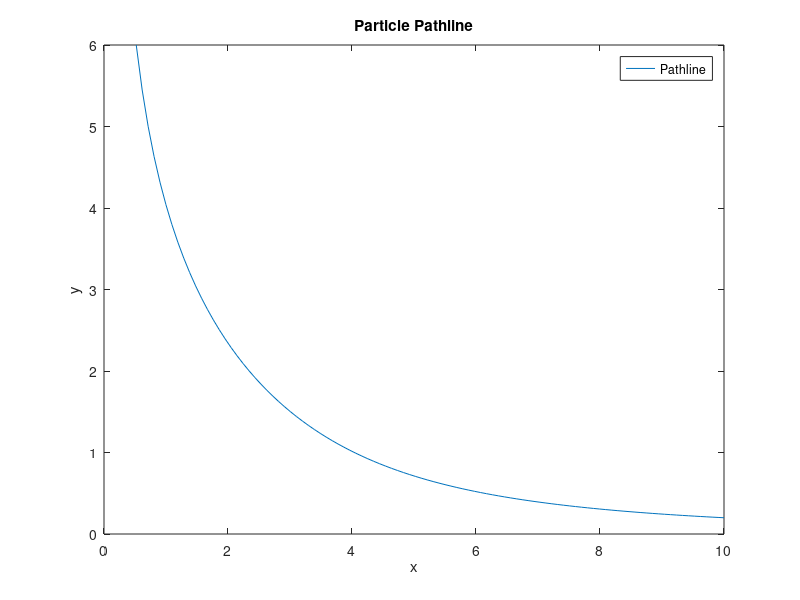
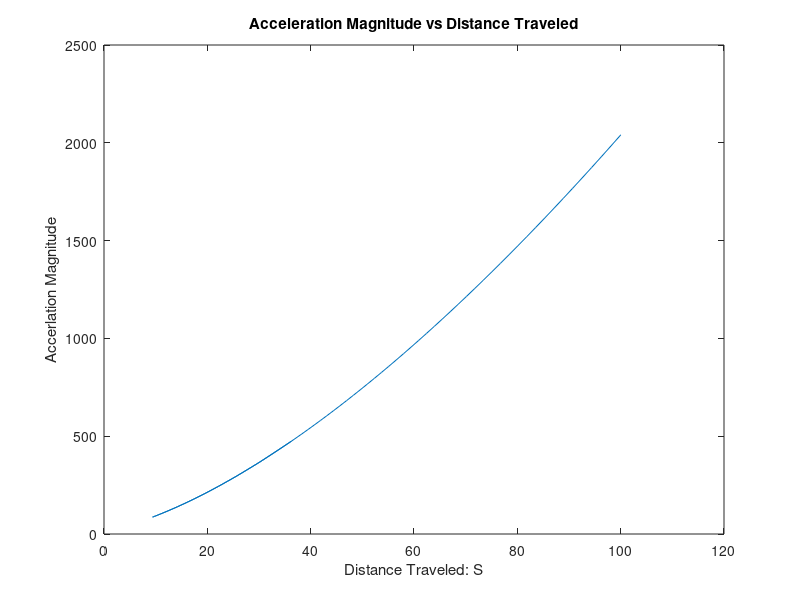
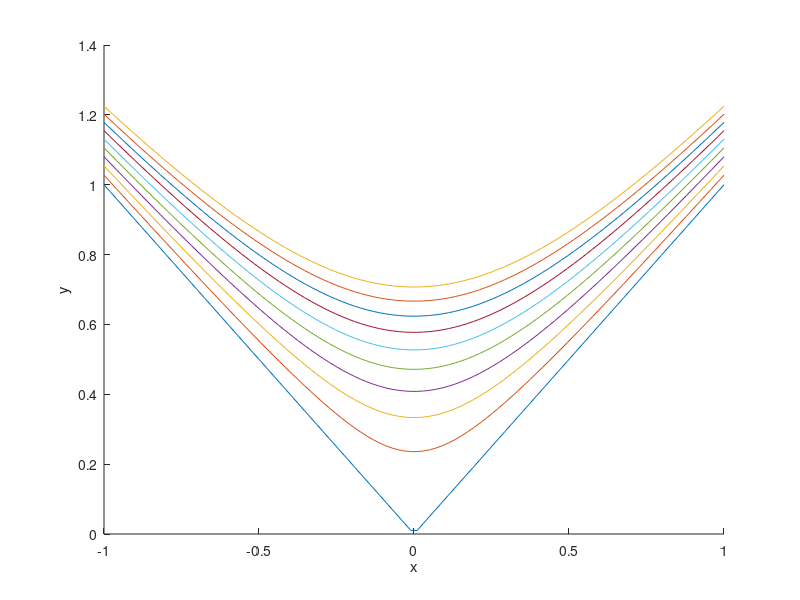
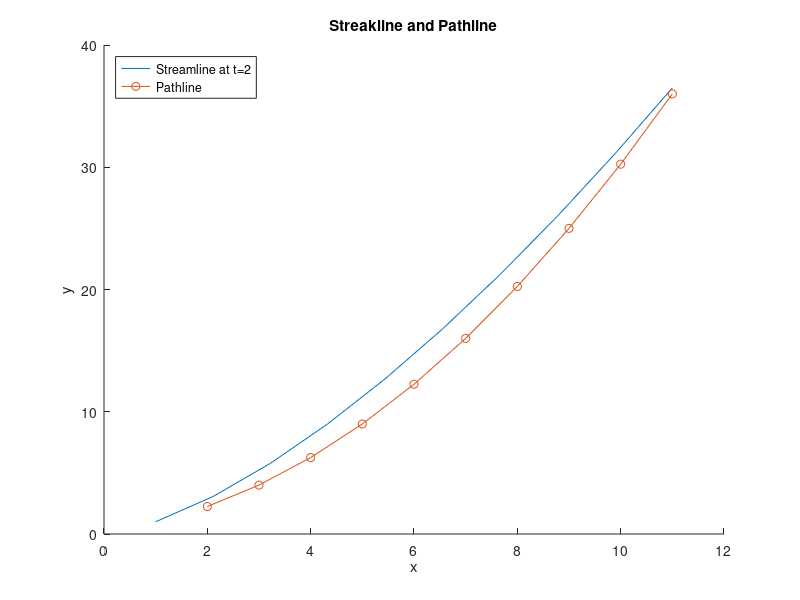

These figures' MATLAB source, in order: (Note: this script raises an error after producing the figures.)
%% HW1
% P3
clear, clc, close all

%Problem Conditions
xo = 0.52;
yo = 6;
x = linspace(xo,10,100);
y = (-x.^2 + sqrt(x.^4 + 4.*x*((xo^2) * yo + (yo^2) * xo)))./(2.*x); %Calculating Pathlines

%Plotting Pathlines
figure
plot(x,y)
legend("Pathline")
xlabel("x"); ylabel("y"); title("Particle Pathline")

%Calculating Acceleration Magnitude
ax = (2.*x).*((x.^2) + (x.*y) + (y.^2));
ay = (2.*y).*((x.^2) + (x.*y) + (y.^2));
a = sqrt(ax.^2 + ay.^2);
ds = x.^2 +y.^2;

%Plotting accleration magnitude vs distance
figure
plot(ds,a)
xlabel("Distance Traveled: S"); ylabel("Accerlation Magnitude"); title("Acceleration Magnitude vs Distance Traveled")

%% P4
clear, clc, close all

%Problem Conditions
x = linspace (-1,1,100); %x-values to test
c = linspace (0, 0.5, 10); %constant values to test

figure
hold on
for i = 1:length(c)
    y = sqrt(x.^2 + c(i)); %Calculating streamline y-values
    plot(x,y) %Plotting
    xlabel("x"),ylabel("y")
end
%% P5
clear, clc, close all
% Problem conditions
t = 2;
xo = 1;
yo = 1;

%Streakline calculation
x = linspace(xo,11,10);
y = x.^((2*(1+t))./(2+t));
%Pathline Calculation
tp = linspace(1,10,10);
xp = xo.*(tp+1);
yp = (yo./4).*(2+tp).^2;

%Plotting
figure
hold on
plot(x,y)
plot(xp,yp,"-o")
legend("Streamline at t=2", "Pathline", "location","northwest")
xlabel("x"); ylabel("y"); title("Streakline and Pathline")
for i = 1:length(tp)
    text(xp(i),yp(i)-1,"t="+num2str(tp(i)))
end
